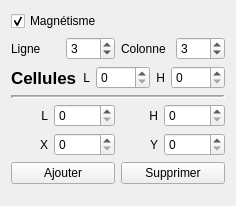
       <widget class="QWidget" name="configureCutGrid">
        <attribute name="icon">
         <iconset resource="menu.qrc">
          <normaloff>:/icons/grid-icon.png</normaloff>:/icons/grid-icon.png</iconset>
        </attribute>
        <attribute name="title">
         <string/>
        </attribute>
        <attribute name="toolTip">
         <string>Découpage en grille</string>
        </attribute>
        <layout class="QGridLayout" name="gridLayout_4">
         <item row="0" column="0" colspan="2">
          <widget class="QCheckBox" name="cutGrid_I_Magnetism">
           <property name="layoutDirection">
            <enum>Qt::LayoutDirection::LeftToRight</enum>
           </property>
           <property name="text">
            <string>Magnétisme</string>
           </property>
           <property name="icon">
            <iconset resource="menu.qrc">
             <normaloff>:/icons/magnet-icon.png</normaloff>:/icons/magnet-icon.png</iconset>
           </property>
           <property name="checked">
            <bool>true</bool>
           </property>
          </widget>
         </item>
         <item row="1" column="0">
          <widget class="QLabel" name="cutGrid_L_Row">
           <property name="text">
            <string>Ligne</string>
           </property>
          </widget>
         </item>
         <item row="1" column="1">
          <widget class="QSpinBox" name="cutGrid_I_Row">
           <property name="minimum">
            <number>1</number>
           </property>
           <property name="value">
            <number>3</number>
           </property>
          </widget>
         </item>
         <item row="1" column="2">
          <widget class="QLabel" name="cutGrid_L_Column">
           <property name="text">
            <string>Colonne</string>
           </property>
          </widget>
         </item>
         <item row="1" column="3">
          <widget class="QSpinBox" name="cutGrid_I_Column">
           <property name="minimum">
            <number>1</number>
           </property>
           <property name="value">
            <number>3</number>
           </property>
          </widget>
         </item>
         <item row="2" column="0" colspan="4">
          <layout class="QHBoxLayout" name="horizontalLayout">
           <item>
            <widget class="QLabel" name="cutGrid_L_Cell">
             <property name="font">
              <font>
               <pointsize>13</pointsize>
               <bold>true</bold>
              </font>
             </property>
             <property name="text">
              <string>Cellules</string>
             </property>
            </widget>
           </item>
           <item>
            <widget class="QLabel" name="cutGrid_L_CellWidth">
             <property name="text">
              <string>L</string>
             </property>
             <property name="alignment">
              <set>Qt::AlignmentFlag::AlignRight|Qt::AlignmentFlag::AlignTrailing|Qt::AlignmentFlag::AlignVCenter</set>
             </property>
            </widget>
           </item>
           <item>
            <widget class="QSpinBox" name="cutGrid_I_CellWidth">
             <property name="readOnly">
              <bool>false</bool>
             </property>
             <property name="maximum">
              <number>9999</number>
             </property>
            </widget>
           </item>
           <item>
            <widget class="QLabel" name="cutGrid_L_CellHeight">
             <property name="text">
              <string>H</string>
             </property>
             <property name="alignment">
              <set>Qt::AlignmentFlag::AlignRight|Qt::AlignmentFlag::AlignTrailing|Qt::AlignmentFlag::AlignVCenter</set>
             </property>
            </widget>
           </item>
           <item>
            <widget class="QSpinBox" name="cutGrid_I_CellHeight">
             <property name="readOnly">
              <bool>false</bool>
             </property>
             <property name="buttonSymbols">
              <enum>QAbstractSpinBox::ButtonSymbols::UpDownArrows</enum>
             </property>
             <property name="maximum">
              <number>9999</number>
             </property>
            </widget>
           </item>
          </layout>
         </item>
         <item row="3" column="0" colspan="4">
          <widget class="Line" name="line">
           <property name="frameShadow">
            <enum>QFrame::Shadow::Sunken</enum>
           </property>
           <property name="lineWidth">
            <number>2</number>
           </property>
           <property name="midLineWidth">
            <number>1</number>
           </property>
           <property name="orientation">
            <enum>Qt::Orientation::Horizontal</enum>
           </property>
          </widget>
         </item>
         <item row="4" column="0" colspan="4">
          <layout class="QHBoxLayout" name="horizontalLayout_3">
           <item>
            <widget class="QLabel" name="cutGrid_L_W">
             <property name="text">
              <string>L</string>
             </property>
             <property name="alignment">
              <set>Qt::AlignmentFlag::AlignRight|Qt::AlignmentFlag::AlignTrailing|Qt::AlignmentFlag::AlignVCenter</set>
             </property>
            </widget>
           </item>
           <item>
            <widget class="QSpinBox" name="cutGrid_I_Width">
             <property name="maximum">
              <number>99999</number>
             </property>
            </widget>
           </item>
           <item>
            <widget class="QLabel" name="cutGrid_L_H">
             <property name="text">
              <string>H</string>
             </property>
             <property name="alignment">
              <set>Qt::AlignmentFlag::AlignRight|Qt::AlignmentFlag::AlignTrailing|Qt::AlignmentFlag::AlignVCenter</set>
             </property>
            </widget>
           </item>
           <item>
            <widget class="QSpinBox" name="cutGrid_I_Height">
             <property name="maximum">
              <number>99999</number>
             </property>
            </widget>
           </item>
          </layout>
         </item>
         <item row="5" column="0" colspan="4">
          <layout class="QHBoxLayout" name="horizontalLayout_2">
           <item>
            <widget class="QLabel" name="cutGrid_L_X">
             <property name="text">
              <string>X</string>
             </property>
             <property name="alignment">
              <set>Qt::AlignmentFlag::AlignRight|Qt::AlignmentFlag::AlignTrailing|Qt::AlignmentFlag::AlignVCenter</set>
             </property>
            </widget>
           </item>
           <item>
            <widget class="QSpinBox" name="cutGrid_I_X">
             <property name="buttonSymbols">
              <enum>QAbstractSpinBox::ButtonSymbols::UpDownArrows</enum>
             </property>
             <property name="maximum">
              <number>99999</number>
             </property>
            </widget>
           </item>
           <item>
            <widget class="QLabel" name="cutGrid_L_Y">
             <property name="text">
              <string>Y</string>
             </property>
             <property name="alignment">
              <set>Qt::AlignmentFlag::AlignRight|Qt::AlignmentFlag::AlignTrailing|Qt::AlignmentFlag::AlignVCenter</set>
             </property>
            </widget>
           </item>
           <item>
            <widget class="QSpinBox" name="cutGrid_I_Y">
             <property name="maximum">
              <number>99999</number>
             </property>
            </widget>
           </item>
          </layout>
         </item>
         <item row="6" column="0" colspan="2">
          <widget class="QPushButton" name="cutGrid_B_Add">
           <property name="text">
            <string>Ajouter</string>
           </property>
           <property name="icon">
            <iconset resource="menu.qrc">
             <normaloff>:/icons/Add-Green-Button-icon.png</normaloff>:/icons/Add-Green-Button-icon.png</iconset>
           </property>
          </widget>
         </item>
         <item row="6" column="2" colspan="2">
          <widget class="QPushButton" name="cutGrid_B_Remove">
           <property name="text">
            <string>Supprimer</string>
           </property>
           <property name="icon">
            <iconset resource="menu.qrc">
             <normaloff>:/icons/Minus-Red-Button-icon.png</normaloff>:/icons/Minus-Red-Button-icon.png</iconset>
           </property>
          </widget>
         </item>
         <item row="7" column="2">
          <spacer name="cutGrid_PushUp">
           <property name="orientation">
            <enum>Qt::Orientation::Vertical</enum>
           </property>
           <property name="sizeHint" stdset="0">
            <size>
             <width>20</width>
             <height>11</height>
            </size>
           </property>
          </spacer>
         </item>
        </layout>
       </widget>
